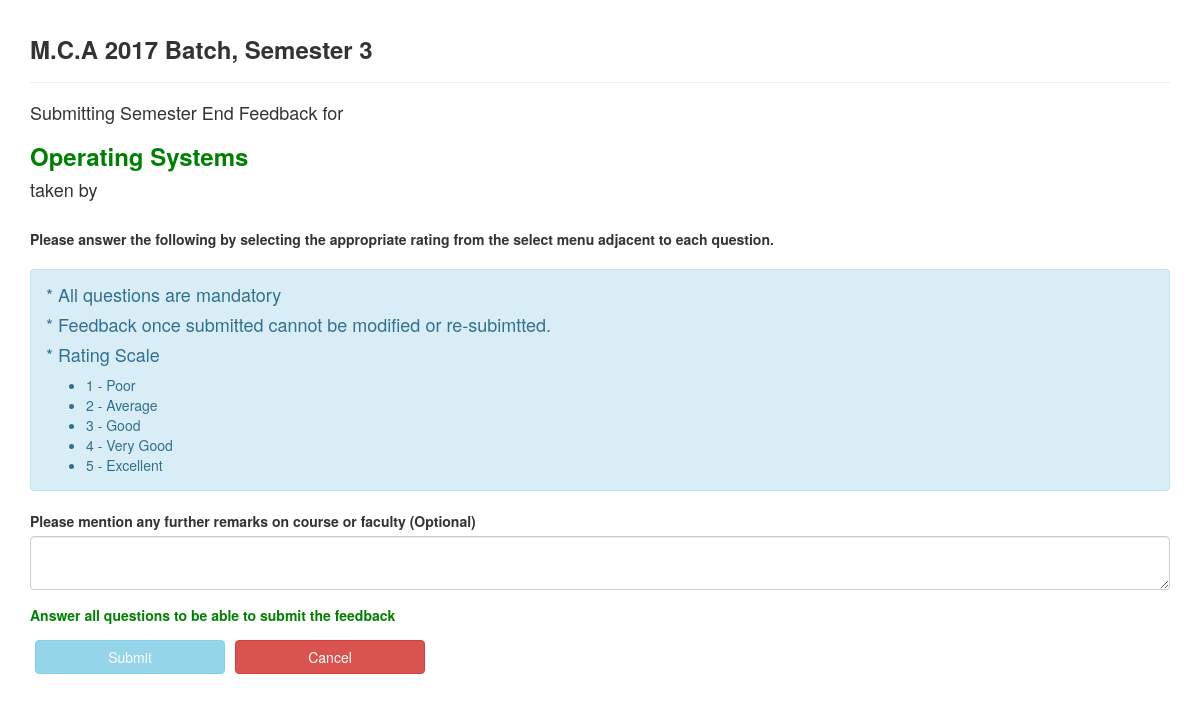
/feedback?offering_id=1 (signed in), run on an earlier commit of the app's database.
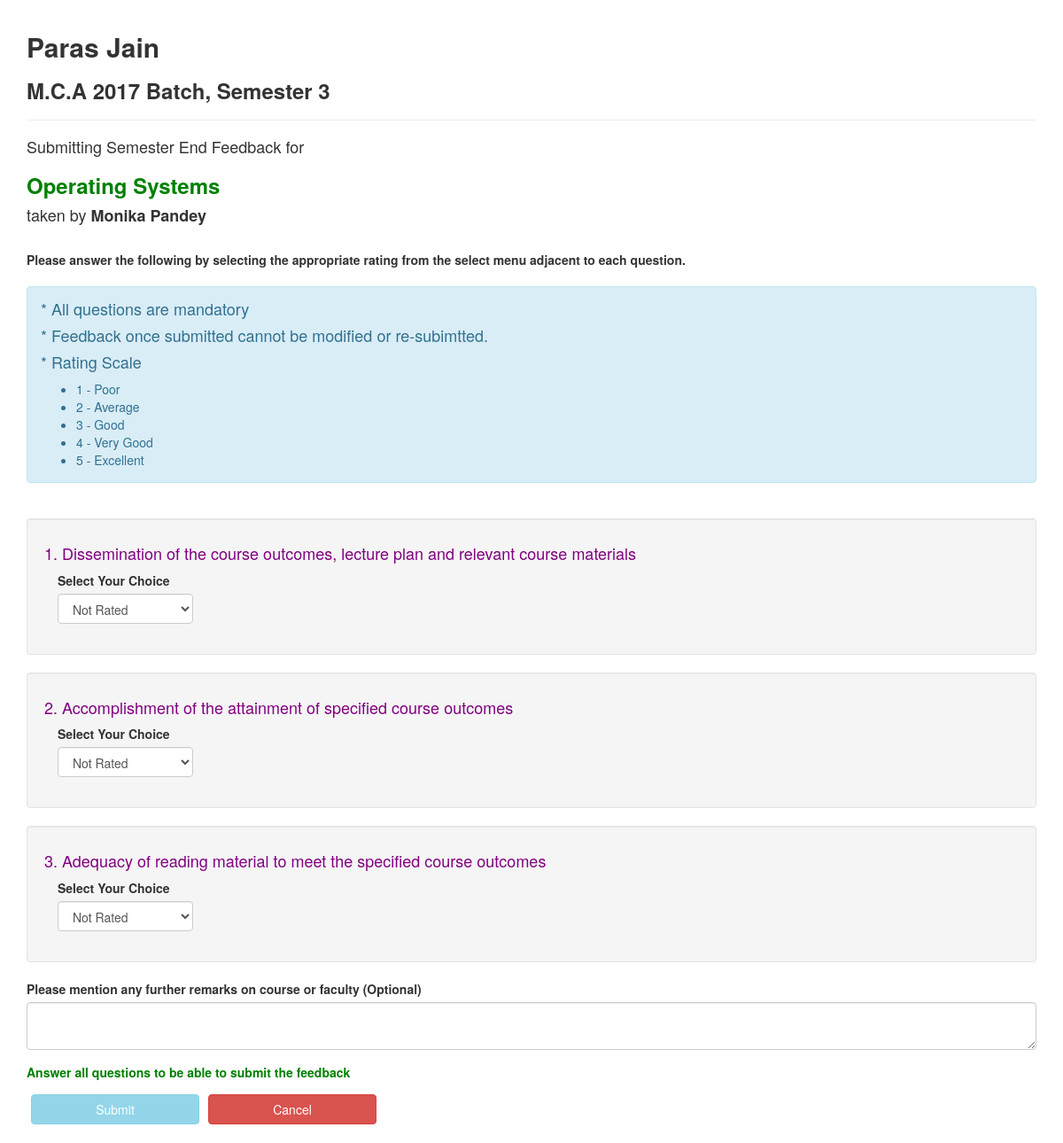
And on a later commit of the database.
### feedback/models.py (models this page shows, shortened)
class PaperOffering(models.Model):
	course = models.ForeignKey('Course', related_name='offerings', on_delete=models.CASCADE)
	paper = models.ForeignKey('Paper', related_name='offerings', on_delete=models.CASCADE)
	semester = models.IntegerField() # Semester 1,2,...8
	year = models.IntegerField()  # To identify the batch eg. "2018"
	faculty = models.ForeignKey('User', related_name='teachings', blank=True, null=True, on_delete=models.SET_NULL)  # Who taught this paper under the given course

class Course(models.Model):
	title = models.CharField(max_length=200)  # MCA, BTECH CSE...
	duration = models.IntegerField()  # in years

class User(AbstractUser):
	isFaculty = models.BooleanField(default=False)
	profileImage = models.ImageField(null=True, blank=True, upload_to=helpers.PathAndRenameFile('profiles/images'))
	birthDate = models.DateField(blank=True, null=True)
	gender = models.CharField(blank=True, null=True, max_length=10)
	contact = models.CharField(blank=True, null=True, max_length=15, unique=True)
	email = models.EmailField(unique=True, max_length=255, verbose_name="Email Address")
	course = models.ForeignKey('Course', related_name='students', blank=True, null=True, on_delete=models.SET_NULL)
	startYear = models.IntegerField(default=2018)  # To identify the batch to which the student belongs for eg. "2017"-2020 for a 3 year course
	def get_semester(self):
		user = self
		now = datetime.datetime.now()
		curr_year = int(now.strftime("%Y"))
		year_diff = curr_year - user.startYear
		curr_month = int(now.strftime("%m"))
		if 12 >= curr_month >= 7:
			return 2 * year_diff + 1
		else:
			return 2 * year_diff + 2

class Paper(models.Model):
	kindChoices = (
		('lab', 'Lab'),
		('theory', 'Theory')
	)
	title = models.CharField(max_length=200)  # DS, algo, ...
	kind = models.CharField(max_length=20, choices=kindChoices)

class FeedbackQuestion(models.Model):
	kindChoices = (
		('lab', 'Lab'),
		('theory', 'Theory')
	)
	sNo = models.IntegerField(default=0)  # to decide order of questions, default is 0 i.e. first priority
	questionText = models.TextField()
	kind = models.CharField(max_length=20, choices=kindChoices)

### feedback/views.py (the view, shortened to what this page needs)
# urls.py: url(r'^feedback', views.user_feedback),
@login_required()
def user_feedback(request):
	if request.method == 'GET':
		offering_id = request.GET.get("offering_id", 0)
		try:
			paper_offering = PaperOffering.objects.get(pk=offering_id)
			questions = FeedbackQuestion.objects.filter(kind=paper_offering.paper.kind)
			context = {
				'paper_offering': paper_offering,
				'questions': questions,
			}
			return render(request, 'feedback/user_feedback.html', context)
		except PaperOffering.DoesNotExist:
			return redirect("/")

### templates/feedback/user_feedback.html (shortened to what this page needs)
{% extends 'feedback/base.html' %}
{% block content %}
    <h4>Submitting Semester End Feedback for </h4>
    <h3 style="color:green"><b>{{ paper_offering.paper.title }}</b></h3>
    <h4>taken by <b>{{ paper_offering.faculty.first_name}}</b></h4>
    <br/>
    <b>Please answer the following by selecting the appropriate rating from the select menu adjacent to each question.</b>
    <br/><br/>
    <div class="alert alert-info">
    <h4>* All questions are mandatory</h4>
    <h4>* Feedback once submitted cannot be modified or re-subimtted.</h4>
    <h4>* Rating Scale</h4>
    <ul>
        <li>1 - Poor</li>
        <li>2 - Average</li>
        <li>3 - Good</li>
        <li>4 - Very Good</li>
        <li>5 - Excellent</li>
    </ul>
    </div>
    {% for question in questions %}
        <br>
        {% include 'partials/question.html' with question=question count=forloop.counter %}
    {% endfor %}
    <div class="form-group">
        <label>Please mention any further remarks on course or faculty (Optional)</label>
        <textarea class="remarks form-control"></textarea>
    </div>
    <p style="color:green" class="submitAllMsg"><b>Answer all questions to be able to submit the feedback</b></p>
    <button class="btn btn-info col-md-2 submitButton" style="margin: 5px;" onclick="submit()" disabled>Submit</button>
    <a href="/" class="btn btn-danger col-md-2" style="margin: 5px;">Cancel</a>
{% endblock %}

### templates/feedback/base.html (shortened to what this page needs)
{%load static %}
<html>
    <head>
        <link rel="stylesheet" href="{% static 'base_css.css' %}">
        <link rel="stylesheet" href="https://maxcdn.bootstrapcdn.com/bootstrap/3.3.7/css/bootstrap.min.css">
    </head>
    <body class="container" onload="ajaxSetup()">
        <h2><b>{{ request.user.first_name }}</b></h2>
        <h3><b>{{ paper_offering.course.title }} {{ request.user.startYear }} Batch, Semester {{ request.user.get_semester }} </b></h3>
        <hr>
        {% block content %}
        {% endblock %}
    </body>
</html>

### templates/partials/question.html (shortened to what this page needs)
<div class="question well col-md-12">
    <h4 style="color:purple">{{ count }}. {{ question.questionText }}</h4>
    <div class="form-group col-md-2">
        <label>Select Your Choice</label>
        <select class="rating form-control">
            <option value="">Not Rated</option>
        </select>
    </div>
</div>

### feedback/static/base_css.css (style rules this page uses)
body { font-family: Arial, Helvetica, sans-serif; }
button { background-color: #4CAF50; color: white; padding: 14px 20px; margin: 8px 0; border: none; cursor: pointer; width: 100%; }
.container { padding: 16px; }

What changed in the data, as far as the page shows it:
changed User: user.first_name (not shown) → "Paras Jain"
changed through a linked row, PaperOffering "Operating Systems": faculty.first_name (not shown) → "Monika Pandey"
added FeedbackQuestion: count "1", questionText "Dissemination of the course outcomes, lecture plan and relevant course materials"
added FeedbackQuestion: count "2", questionText "Accomplishment of the attainment of specified course outcomes"
added FeedbackQuestion: count "3", questionText "Adequacy of reading material to meet the specified course outcomes"
